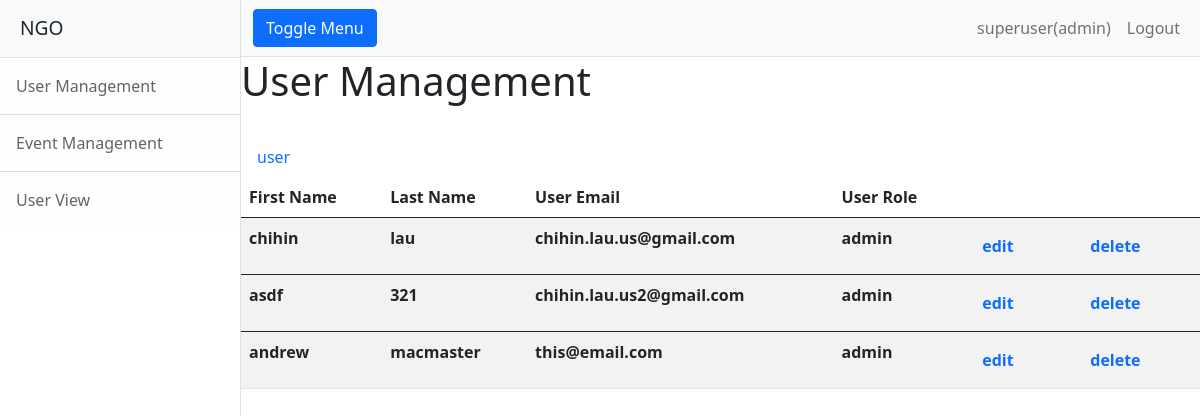
The page /users/ (signed in) on the database its author committed.
### UserApp/models.py (models this page shows, shortened)
class CustomUser(AbstractBaseUser, PermissionsMixin):
    email = models.EmailField(_('email address'), unique=True)
    username = models.CharField(max_length=150, unique=True)
    firstName=models.CharField(max_length=40)
    lastName=models.CharField(max_length=40)
    role=models.CharField(max_length=40, default="user", choices = ROLE_CHOICES)
    is_staff = models.BooleanField(default=False)
    is_active = models.BooleanField(default=True)
    objects = CustomAccountManager()
    USERNAME_FIELD = 'username'
    REQUIRED_FIELDS = ["email", "firstName", "lastName", "role"]

### UserApp/views.py (the view)
# urls.py: path('', UserListView.as_view(), name="users-list"),
class UserListView(LoginRequiredMixin, ListView):
	model = CustomUser
	template_name = "UserApp/customuser_list.html"
	context_object_name = "users"
	def dispatch(self, request, *args, **kwargs):
		if request.user.is_authenticated:
			if not request.user.role=="admin":
				return HttpResponseForbidden()
		else:
			return HttpResponseForbidden()
		return super().dispatch(request, *args, **kwargs)

### UserApp/templates/UserApp/customuser_list.html (shortened to what this page needs)
{% extends "UserApp/base.html" %}
{% block content %}
  <h1>User Management</h1>
   <a class="nav-link" href="{% url "register" %}">&nbsp;&nbsp;&nbsp;&nbsp;&nbsp;&nbsp;&nbsp;&nbsp;&nbsp;&nbsp;&nbsp;&nbsp;&nbsp;&nbsp;&nbsp;&nbsp;&nbsp;&nbsp;&nbsp;&nbsp;&nbsp;&nbsp;&nbsp;&nbsp;&nbsp;&nbsp;&nbsp;&nbsp;&nbsp;&nbsp;&nbsp;&nbsp;&nbsp;&nbsp;&nbsp;&nbsp;&nbsp;&nbsp;&nbsp;&nbsp;&nbsp;&nbsp;&nbsp;&nbsp;&nbsp;&nbsp;&nbsp;&nbsp;&nbsp;&nbsp;&nbsp;&nbsp;&nbsp;&nbsp;&nbsp;&nbsp;&nbsp;&nbsp;&nbsp;&nbsp;&nbsp;&nbsp;&nbsp;&nbsp;&nbsp;&nbsp;&nbsp;&nbsp;&nbsp;&nbsp;&nbsp;&nbsp;&nbsp;&nbsp;&nbsp;&nbsp;&nbsp;&nbsp;&nbsp;&nbsp;&nbsp;&nbsp;&nbsp;&nbsp;&nbsp;&nbsp;&nbsp;&nbsp;&nbsp;&nbsp;&nbsp;&nbsp;&nbsp;&nbsp;&nbsp;&nbsp;&nbsp;&nbsp;&nbsp;&nbsp;&nbsp;&nbsp;&nbsp;&nbsp;&nbsp;&nbsp;&nbsp;&nbsp;&nbsp;&nbsp;&nbsp;&nbsp;&nbsp;&nbsp;&nbsp;&nbsp;&nbsp;&nbsp;&nbsp;&nbsp;&nbsp;&nbsp;&nbsp;&nbsp;&nbsp;&nbsp;&nbsp;&nbsp;&nbsp;&nbsp;&nbsp;&nbsp;&nbsp;&nbsp;&nbsp;&nbsp;&nbsp;&nbsp;&nbsp;&nbsp;&nbsp;&nbsp;&nbsp;&nbsp;&nbsp;&nbsp;&nbsp;&nbsp;&nbsp;&nbsp;&nbsp;&nbsp;&nbsp;&nbsp;&nbsp;&nbsp;&nbsp;&nbsp;&nbsp;&nbsp;&nbsp;&nbsp;&nbsp;&nbsp;&nbsp;&nbsp;&nbsp;&nbsp;&nbsp;&nbsp;&nbsp;&nbsp;&nbsp;&nbsp;&nbsp;&nbsp;&nbsp;&nbsp;&nbsp;&nbsp;&nbsp;&nbsp;&nbsp;&nbsp;&nbsp;&nbsp;&nbsp;&nbsp;&nbsp;&nbsp;&nbsp;&nbsp;&nbsp;&nbsp;&nbsp;&nbsp;&nbsp;&nbsp;&nbsp;&nbsp;&nbsp;&nbsp;&nbsp;&nbsp;&nbsp;&nbsp;&nbsp;&nbsp;&nbsp;&nbsp;&nbsp;&nbsp;&nbsp;&nbsp;&nbsp;&nbsp;&nbsp;&nbsp;&nbsp;&nbsp;&nbsp;&nbsp;&nbsp;&nbsp;&nbsp;&nbsp;&nbsp;&nbsp;&nbsp;&nbsp;&nbsp;&nbsp;&nbsp;&nbsp;&nbsp;&nbsp;&nbsp;&nbsp;&nbsp;&nbsp;&nbsp;&nbsp;&nbsp;&nbsp;&nbsp;&nbsp;&nbsp;&nbsp;&nbsp;&nbsp;&nbsp;&nbsp;&nbsp;&nbsp;&nbsp;Add user</a>
  <table class="table table-striped">
  <thead class="thead-dark">
    <tr>
      <th scope="col">First Name</th>
      <th scope="col">Last Name</th>
      <th scope="col">User Email</th>
      <th scope="col">User Role</th>
      <th scope="col">&nbsp;&nbsp;</th>
      <th scope="col">&nbsp;&nbsp;</th>
    </tr>
  </thead>
  {% for user in users %}
      <tr>
        <th>{{ user.firstName }}</th>
        <th>{{ user.lastName }}</th>
        <th>{{ user.email }}</th>
        <th>{{ user.role }}</th>
        <th><a class="nav-link" href="{% url 'users-update' user.pk %}">edit</a></th>
        <th><a class="nav-link" href="{% url 'users-delete' user.pk %}">delete</a></th>
      </tr>
  {% endfor %}
  </table>
{% endblock content %}

### UserApp/templates/UserApp/base.html (shortened to what this page needs)
{% load static %}
<!DOCTYPE html>
<html lang="en">
    <head>
        <link href="{% static 'css/styles.css' %}" rel="stylesheet" />
    </head>
    <body>
        <div class="d-flex" id="wrapper">
            <div class="border-end bg-white" id="sidebar-wrapper">
                <div class="sidebar-heading border-bottom bg-light">NGO</div>
                <div class="list-group list-group-flush">
                    {% if user.is_authenticated %}
                      {% if user.role == "admin" %}
                        <a class="list-group-item list-group-item-action list-group-item-light p-3" href="{% url 'users-list' %}">User Management</a>
                        <a class="list-group-item list-group-item-action list-group-item-light p-3" href="{% url 'events-list' %}">Event Management</a>
                        <a class="list-group-item list-group-item-action list-group-item-light p-3" href="#!">User View</a>
                      {% endif %}
                    {% else %}
                    <a class="list-group-item list-group-item-action list-group-item-light p-3" href="#!">Event </a>
                    {% endif %}
                </div>
            </div>
            <div id="page-content-wrapper">
                <nav class="navbar navbar-expand-lg navbar-light bg-light border-bottom">
                    <div class="container-fluid">
                        <button class="btn btn-primary" id="sidebarToggle">Toggle Menu</button>
                        <div class="collapse navbar-collapse" id="navbarSupportedContent">
                            <ul class="navbar-nav ms-auto mt-2 mt-lg-0">
                                {% if user.is_authenticated %}
                                  <li class="nav-item active"><a class="nav-link" href="#!">{{ request.user.username }}({{ user.role }})</a></li>
                                  <a class="nav-item nav-link" href="{% url 'logout' %}">Logout</a>
                                {% else %}
                                  <a class="nav-item nav-link" href="{% url 'login' %}">Login</a>
                                {% endif %}
                            </ul>
                        </div>
                    </div>
                </nav>
                {% block content %}{% endblock %}
            </div>
        </div>
    </body>
</html>

### rows shown on the page
CustomUser: user.username "superuser", role "admin", firstName "chihin", lastName "lau", email "chihin.lau.us@gmail.com"
CustomUser: firstName "asdf", lastName "321", email "chihin.lau.us2@gmail.com", role "admin"
CustomUser: firstName "andrew", lastName "macmaster", email "this@email.com", role "admin"
